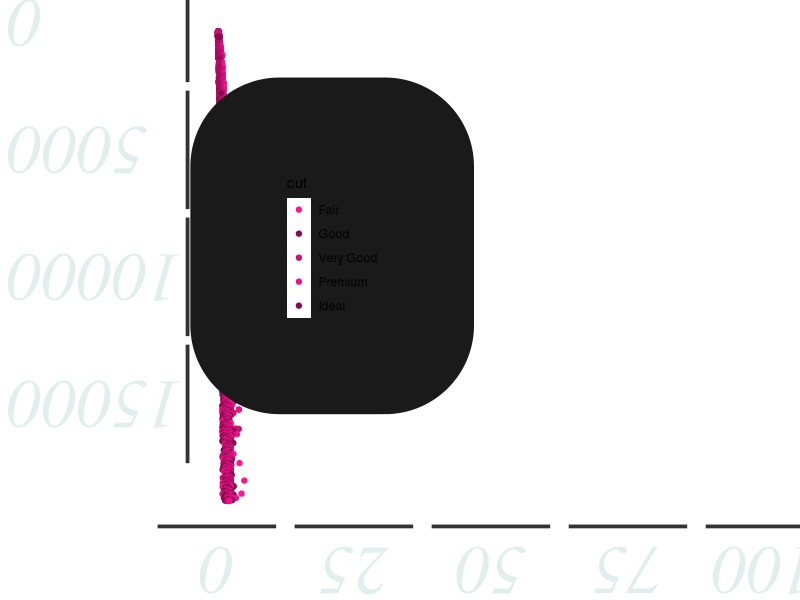

The R script that drew this image:
library(ggplot2)

ggplot(diamonds, aes(x = carat, y = price, colour = cut)) + 
  geom_point()+ 
  
  #reverse the y axis 
  scale_y_reverse()+
  
  #change the scale to bunch up the data
  xlim(0,100)+
  
  #change the colours to make them nearly all the same
  scale_color_manual(values=c("deeppink", "deeppink4", "deeppink3","deeppink2","deeppink4"))+
  
  theme(
    #make the legend background and text colours too hard to read
    #make legend too big and position the it over the graph
    legend.background = element_rect(fill = "black", size = 60, colour = "gray10"),
    legend.justification = c(2, 2),
    legend.position = c(0.5, 1),
    
    #make the chart background white
    panel.background = element_rect(fill = "white"),
    
    #change gridlines to white
    panel.grid.major = element_line(colour = "white"),
    
    #or just remove the gridlines completely
    panel.grid.minor = element_blank(),
    
    #remove axis labels
    axis.title.x = element_blank(), 
    axis.title.y = element_blank(),
    
    #make the axis ticks so wide they are useless
    axis.ticks = element_line(size = 40),
    
    
    #make the font TNR, italic, really big and upsidedown
    axis.text = element_text(colour = "azure2",
                             angle = -180,
                             face = "italic",
                             family = "Times",
                             size = 50 )
)

